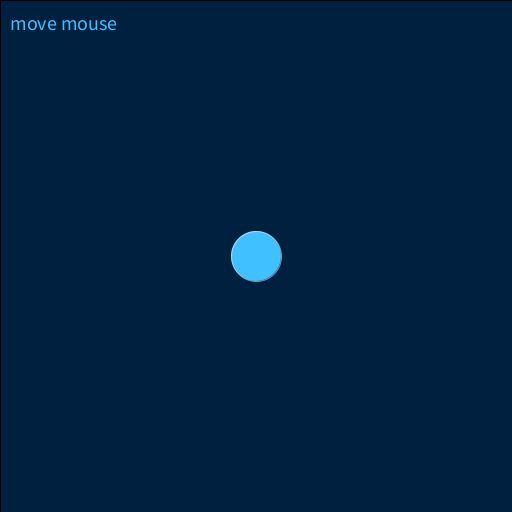
Frame 1 (no input)
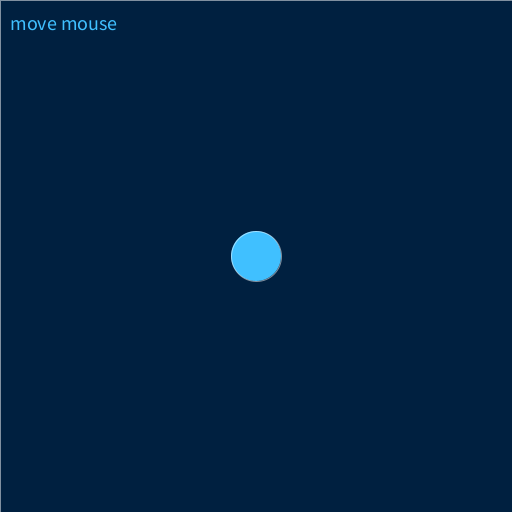
Frame 60 (the mouse pressed at the canvas centre just before this capture)
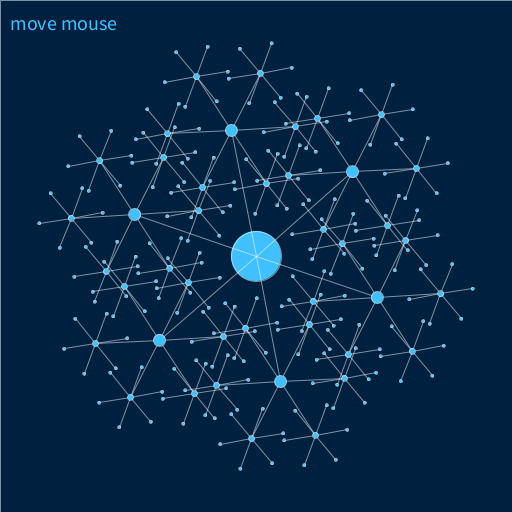
Frame 120 (the mouse held since frame 60 and released just before this capture)

The Processing sketch that drew these frames (run headless with seeded random() and noise(); from frame 60 on, the mouse is pressed at the canvas centre):

// Processing sketch: processing_141611
// ── processing_141611.pde

int count;
int starSize;
int childNum;
float distance;


void setup() {

  size( 512, 512 );
  
  count = 0;
  starSize = 50;
  distance = 300;
  childNum = 2;
  
    
  
  
}

void draw() {

  fill( 0, 32, 64, 255);
  rect( 0, 0, width, height );

  noStroke();
  stroke(255,255,255,128);
  fill( 64, 192, 255 );
  
  float posX = width / 2;
  float posY = height / 2;
  ellipse( posX, posY, starSize, starSize );

  drawSatellite( posX, posY, starSize/4, mouseY/2, mouseX/40, childNum, count );
  
  textSize(20);
  text("move mouse", 10, 30);

  count++;
  
}

void drawSatellite(float centerX, float centerY, float starSize, float distance, int num, int level, float angle) {

  for(int i=0; i<num; i++) {
  
    float posX = centerX + ( distance * cos( 2 * PI * ( (float)i / (float)num ) + ( angle / 360.0 ) ) );
    float posY = centerY + ( distance * sin( 2 * PI * ( (float)i / (float)num ) + ( angle / 360.0 ) ) );
  
    line(centerX, centerY, posX, posY);
  
    if (level >= 1) {
      drawSatellite(posX, posY, starSize/2, distance/2, num, level-1, angle*3);
    }
    
    ellipse(posX, posY, starSize, starSize);
  }
    
}

void keyPressed() {
    if (key == CODED) {         // Ã£ï¿½Â³Ã£ï¿½Â¼Ã£ï¿½ï¿½Ã¥ï¿½ï¿½Ã£ï¿½ï¿½Ã£ï¿½ï¿½Ã£ï¿½Â¦Ã£ï¿½ï¿½Ã£ï¿½ï¿½Ã£ï¿½ÂÃ£ï¿½Â¼Ã£ï¿½ï¿½Ã¦ï¿½Â¼Ã£ï¿½ï¿½Ã£ï¿½ï¿½Ã£ï¿½ï¿½
        if (keyCode == UP) {        // Ã£ï¿½ÂÃ£ï¿½Â¼Ã£ï¿½Â³Ã£ï¿½Â¼Ã£ï¿½ï¿½Ã£ï¿½ï¿½Ã¥ï¿½Â¤Ã¥Â®ï¿½
             starSize-=5;
        } else if (keyCode == DOWN) {
             starSize+=5;
        }
    }
}
